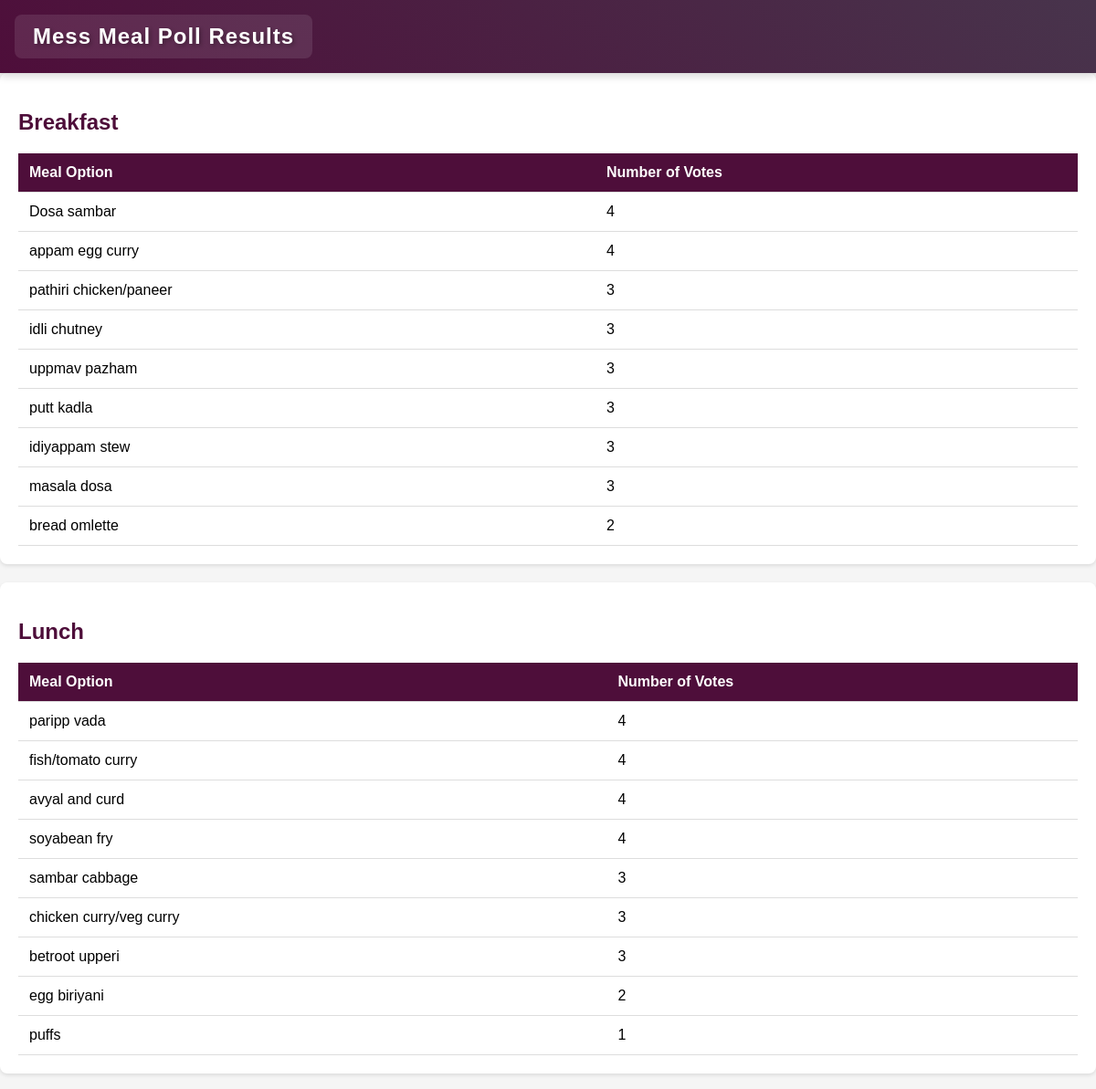
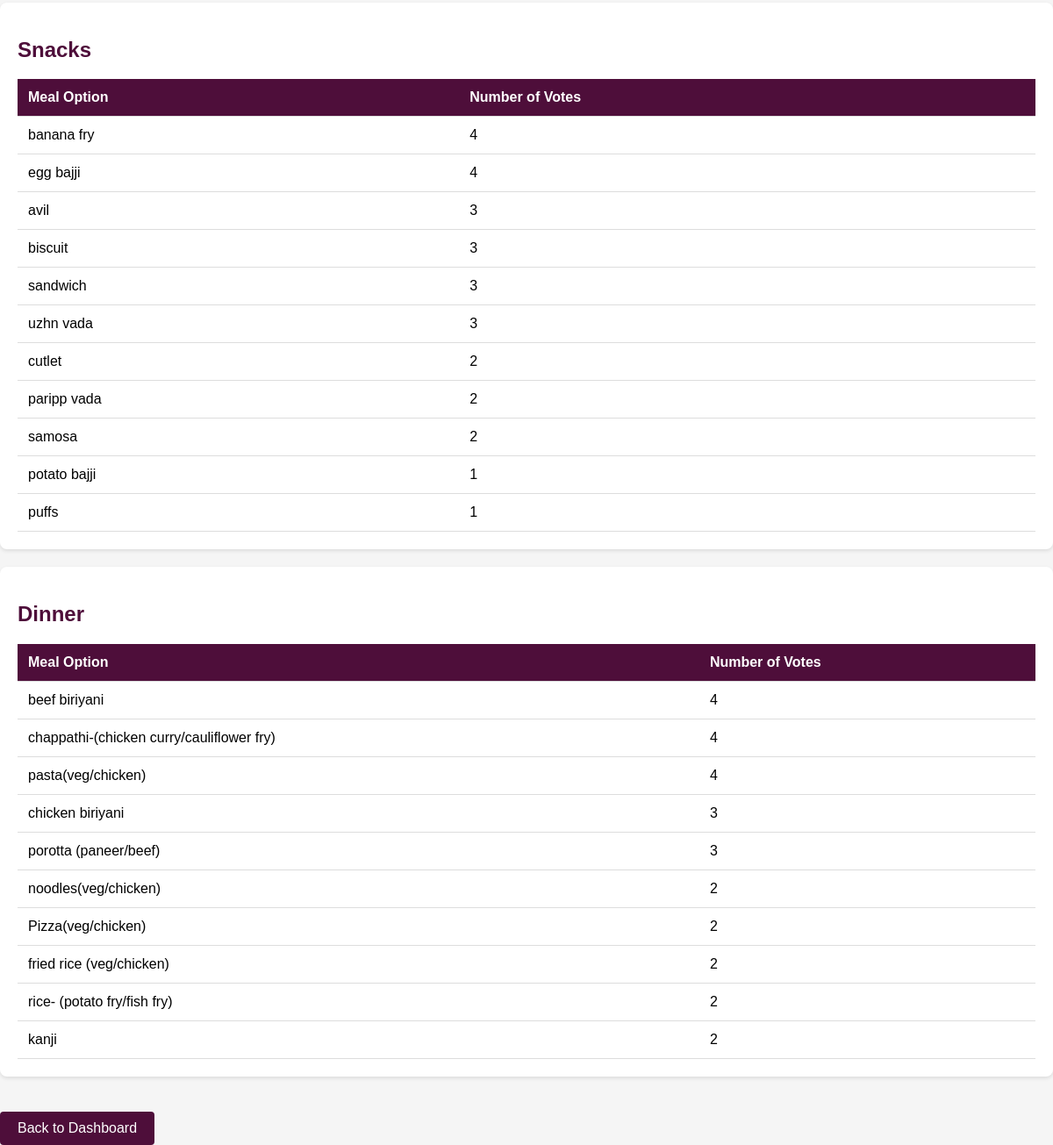
/resident_view_polls.php (signed in), run on the app's committed database (2 pictures, top to bottom).
### tables this page shows
CREATE TABLE `mess_poll_options` (
  `id` int(11) NOT NULL,
  `category` enum('breakfast','lunch','snacks','dinner') NOT NULL,
  `option_text` varchar(255) NOT NULL
);

### resident_view_polls.php (the view, shortened to what this page needs)
<?php
include 'db_connect.php';
$categories = ['breakfast', 'lunch', 'snacks', 'dinner'];
$results = [];
foreach ($categories as $category) {
    $sql = "SELECT m.id, m.option_text, COUNT(p.id) as votes
            FROM mess_poll_options m
            LEFT JOIN poll_responses p ON m.id = p.option_id
            WHERE m.category = ?
            GROUP BY m.id, m.option_text
            ORDER BY votes DESC";
    $stmt = $conn->prepare($sql);
    $stmt->bind_param("s", $category);
    $stmt->execute();
    $results[$category] = $stmt->get_result()->fetch_all(MYSQLI_ASSOC);
}
?>
<!DOCTYPE html>
<html lang="en">
<head>
</head>
<body>
    <nav class="navbar">
        <h1>Mess Meal Poll Results</h1>
    </nav>
    <div class="container">
        <?php foreach ($categories as $category): ?>
            <div class="category-section">
                <h2><?php echo ucfirst($category); ?></h2>
                <table class="results-table">
                    <thead>
                        <tr>
                            <th>Meal Option</th>
                            <th>Number of Votes</th>
                        </tr>
                    </thead>
                    <tbody>
                        <?php foreach ($results[$category] as $result): ?>
                            <?php if ($result['votes'] > 0): ?>
                                <tr>
                                    <td><?php echo htmlspecialchars($result['option_text']); ?></td>
                                    <td><?php echo htmlspecialchars($result['votes']); ?></td>
                                </tr>
                            <?php endif; ?>
                        <?php endforeach; ?>
                    </tbody>
                </table>
            </div>
        <?php endforeach; ?>
        <a href="resident.php" class="back-button">Back to Dashboard</a>
    </div>
</body>
</html>

### resident_view_polls.php (style rules this page uses)
body { font-family: Arial, sans-serif; margin: 0; padding: 0; background-color: #f5f5f5; position: relative; min-height: 100vh; }
body::before { content: ''; position: fixed; top: 0; left: 0; width: 100%; height: 150vh; background-image: url('https://imgs.search.brave.com/XAaBZm7wAJa1cNK6eRTjTUkGt-5zsENVfJvBr2YPGiA/rs:fit:860:0:0:0/g:ce/aHR0cHM6Ly90My5m/dGNkbi5uZXQvanBn/LzA2LzI5LzA3LzIy/LzM2MF9GXzYyOTA3/MjI5NF9sN05nR0VV/dnJRT01KWHFuMTB3/cEY0SEdockRmRVRP/bS5qcGc'); background-size: cover; background-position: center bottom; background-repeat: no-repeat; filter: blur(5px); z-index: -1; }
.navbar { background: linear-gradient(45deg, #4e0e3a, #48344c); padding: 1rem; color: white; display: flex; justify-content: space-between; align-items: center; backdrop-filter: blur(5px); box-shadow: 0 2px 10px rgba(0, 0, 0, 0.2); }
.navbar h1 { margin: 0; font-size: 1.5rem; text-shadow: 2px 2px 4px rgba(0, 0, 0, 0.3); background: rgba(255, 255, 255, 0.1); padding: 10px 20px; border-radius: 8px; letter-spacing: 1px; }
.container { max-width: 1200px; margin: 0 auto; }
.category-section { background: white; padding: 20px; margin-bottom: 20px; border-radius: 8px; box-shadow: 0 2px 4px rgba(0,0,0,0.1); }
h2 { color: #4e0e3a; }
.results-table { width: 100%; border-collapse: collapse; margin-top: 15px; }
.results-table th, .results-table td { padding: 12px; text-align: left; border-bottom: 1px solid #ddd; }
.results-table th { background-color: #4e0e3a; color: white; }
.back-button { display: inline-block; padding: 10px 20px; background-color: #4e0e3a; color: white; text-decoration: none; border-radius: 4px; margin-top: 20px; }

### data on the page
mess_poll_options: option_text "Dosa sambar", votes "4"
mess_poll_options: option_text "appam egg curry", votes "4"
mess_poll_options: option_text "pathiri chicken/paneer", votes "3"
mess_poll_options: option_text "idli chutney", votes "3"
mess_poll_options: option_text "uppmav pazham", votes "3"
mess_poll_options: option_text "putt kadla", votes "3"
mess_poll_options: option_text "idiyappam stew", votes "3"
mess_poll_options: option_text "masala dosa", votes "3"
mess_poll_options: option_text "bread omlette", votes "2"
mess_poll_options: option_text "paripp vada", votes "4"
mess_poll_options: option_text "fish/tomato curry", votes "4"
mess_poll_options: option_text "avyal and curd", votes "4"
mess_poll_options: option_text "soyabean fry", votes "4"
mess_poll_options: option_text "sambar cabbage", votes "3"
mess_poll_options: option_text "chicken curry/veg curry", votes "3"
mess_poll_options: option_text "betroot upperi", votes "3"
mess_poll_options: option_text "egg biriyani", votes "2"
mess_poll_options: option_text "puffs", votes "1"
mess_poll_options: option_text "banana fry", votes "4"
mess_poll_options: option_text "egg bajji", votes "4"
mess_poll_options: option_text "avil", votes "3"
mess_poll_options: option_text "biscuit", votes "3"
mess_poll_options: option_text "sandwich", votes "3"
mess_poll_options: option_text "uzhn vada", votes "3"
mess_poll_options: option_text "cutlet", votes "2"
mess_poll_options: option_text "paripp vada", votes "2"
mess_poll_options: option_text "samosa", votes "2"
mess_poll_options: option_text "potato bajji", votes "1"
mess_poll_options: option_text "puffs", votes "1"
mess_poll_options: option_text "beef biriyani", votes "4"
mess_poll_options: option_text "chappathi-(chicken curry/cauliflower fry)", votes "4"
mess_poll_options: option_text "pasta(veg/chicken)", votes "4"
mess_poll_options: option_text "chicken biriyani", votes "3"
mess_poll_options: option_text "porotta (paneer/beef)", votes "3"
mess_poll_options: option_text "noodles(veg/chicken)", votes "2"
mess_poll_options: option_text "Pizza(veg/chicken)", votes "2"
mess_poll_options: option_text "fried rice (veg/chicken)", votes "2"
mess_poll_options: option_text "rice- (potato fry/fish fry)", votes "2"
mess_poll_options: option_text "kanji", votes "2"

### other printed values
$category "Breakfast"
$category "Lunch"
$category "Snacks"
$category "Dinner"
